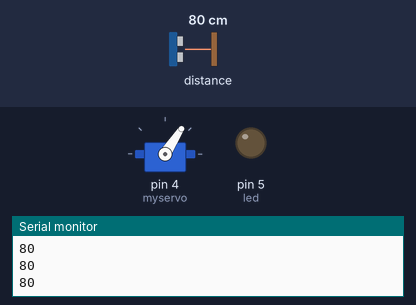
The sketch below on a simulated Arduino Uno, built with avr-gcc and run on an emulated ATmega328P. Parts: servo, output pins drawn as LEDs (lit = HIGH), the last lines printed to the serial monitor. The test bench sets the inputs (shaded band); at power-on: distance to the obstacle 80 cm.

Above: at 1.2 s.
1.3 s: distance to the obstacle set to 2 cm
At 1.6 s:
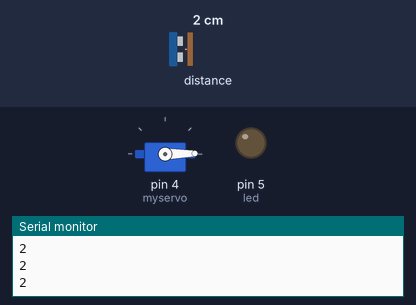
2.8 s: distance to the obstacle set to 35 cm
At 4.0 s:
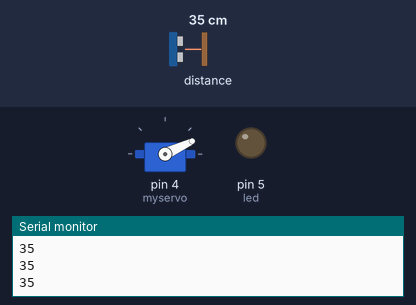
4.3 s: distance to the obstacle set to 120 cm
At 5.5 s:
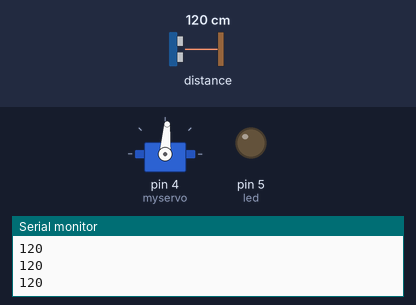
5.8 s: distance to the obstacle set to 250 cm
At 6.4 s:
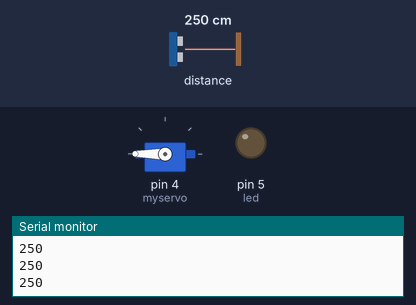
Timing chart, 0 to 8.3 s (numbered marks = the images above; inputs shaded):
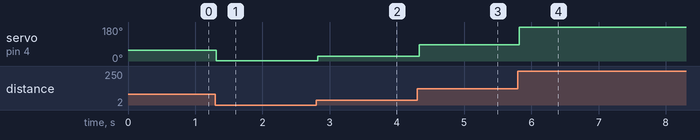

Measured:
- after the input at 1.3 s, servo on pin 4 (myservo): 57° → 1° at once
- after the input at 2.8 s, servo on pin 4 (myservo): 1° → 25° at once
- after the input at 4.3 s, servo on pin 4 (myservo): 25° → 86° at once
- after the input at 5.8 s, servo on pin 4 (myservo): 86° → 180° at once

The sketch:

07_Distance2Servo.ino
```cpp
/*

  Example taken from Seeestudio Wiki
  for the Grove Ultrasonic Ranger
  https://wiki.seeedstudio.com/Grove-Ultrasonic_Ranger/
  adapted to work with Arduino Grove Carrier (on MKR1010)
  https://www.arduino.cc/en/Guide/MKRConnectorCarrier
  and with Servo

  by Davide Gomba

  Library here
  https://github.com/Seeed-Studio/Seeed_Arduino_UltrasonicRanger/archive/master.zip

  Install Library Sketch>include Library> Add Zip Library
*/


#include <Servo.h>
#include "Ultrasonic.h"

int led = 5;

Servo myservo;  // create servo object to control a servo
Ultrasonic ultrasonic(0);

int val;    // variable to read the value from the analog pin

void setup()
{
  Serial.begin(9600);
  pinMode(led, OUTPUT);
  myservo.attach(4);  // attaches the servo on pin 4 to the servo object

}
void loop()
{
  long RangeInCentimeters;
  RangeInCentimeters = ultrasonic.MeasureInCentimeters(); // two measurements should keep an interval
  Serial.println(RangeInCentimeters);//0~400cm
  val = map(RangeInCentimeters, 0, 250, 0, 180);     // scale it to use it with the servo (value between 0 and 180)
  myservo.write(val);
  delay(25);
}
```
